Frame 1 (no input): blank canvas, image omitted
Frame 60 (no input): blank canvas, image omitted
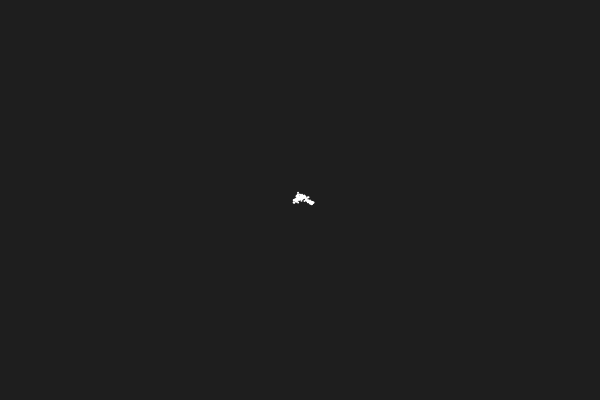
Frame 120 (the mouse pressed at the canvas centre since frame 60)

The p5.js sketch whose frames 1 and 60 were blank and that drew this single picture after the mouse press (run headless with seeded random() and noise() and a simulated clock; from frame 60 on, the mouse is pressed at the canvas centre):

// p5.js sketch
// ── sketch.js
class RandomWalker {
    constructor() {
        this.x = width/2;
        this.y = height/2;
    }

    step() {
        const stepX = random(-1, 1) * 2;
        const stepY = random(-1, 1) * 2;
        this.x += stepX;
        this.y += stepY

        // pushing away from the edges
        if (this.x < 0 || this.x > width) {
            this.x -= stepX;
        }

        if (this.y < 0 || this.y > height) {
            this.y -= stepY;
        }
    }

    draw() {
        stroke(255);
        strokeWeight(2);
        point(this.x, this.y);
    }
}

let walker;

function setup() {
    // Runs once
    createCanvas(600, 400); // width, height
    background(30);
    walker = new RandomWalker();
}

function draw() {
    // Runs every frame (default ~60 fps)
    
    walker.step();
    walker.draw();
}
